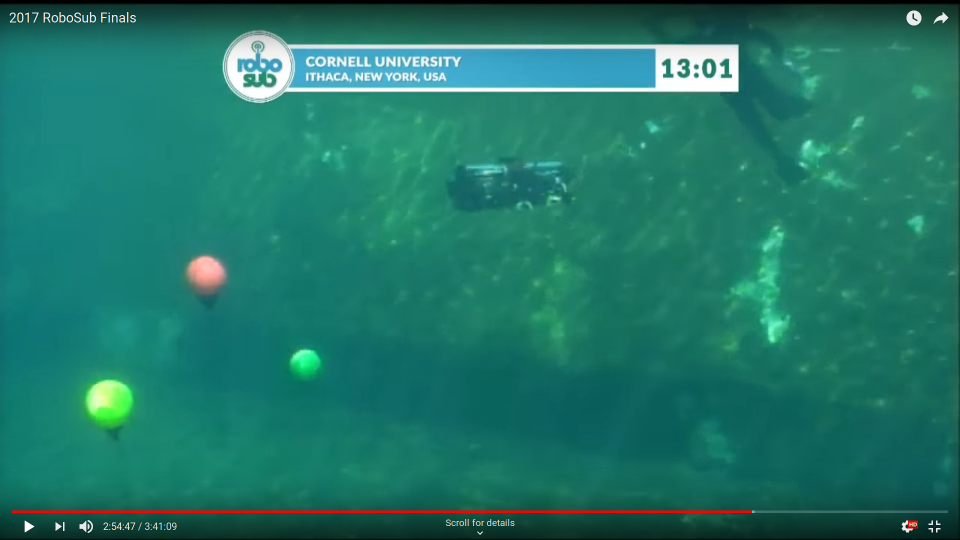
#> input picture development-OpenCV/buoy-detection/working/005.png, 1920 x 1080 px, found by its file name (shown at 1/2 size)
$ python 2-detection.py   (Python 2 division)   (older library calls are emulated)
#> lines starting #> are read from the running program, lines starting #| are printed output that depends on the picture; after the words box and inside, x2 and y2 are one past the last pixel; in counts of white or black regions, pixels touching at a corner belong together
import numpy as np
import cv2
from matplotlib import pyplot as plt

# images for testing:
# from comp's video: '001.png', '002.png', '003.png', 004.png', '005.png'
# external buoy's: '010.jpg', ...
img_text = '005.png'
img = cv2.imread(img_text, 0)
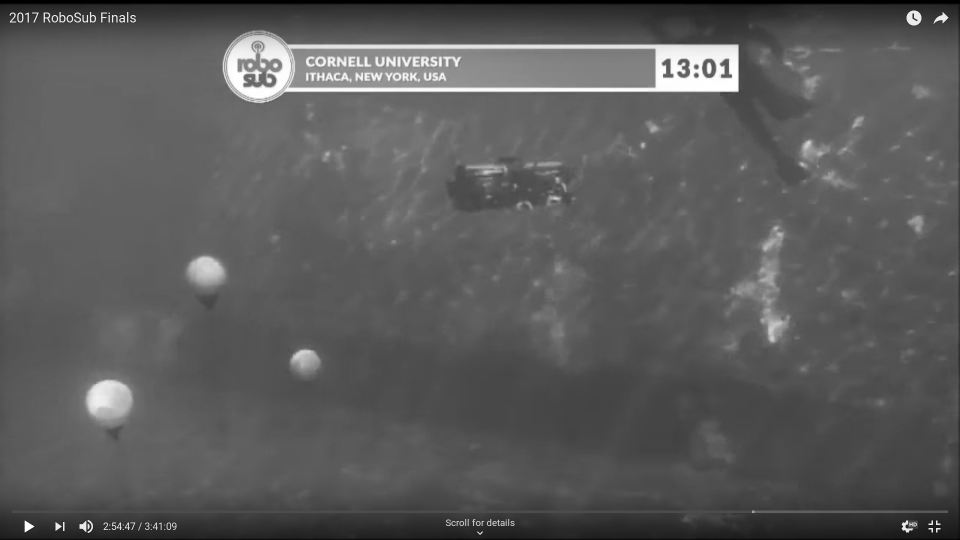
#> img: shape (1080, 1920) (shown at 1/2 size); min 0, max 255, mean 90.9
img_color = cv2.imread(img_text)
#> img_color is the input picture: shape (1080, 1920, 3); mean B, G, R 104.5, 119, 32.2
img_allcontours = cv2.imread(img_text)

# import sobel function to convert image (derivative WRT y)
# ksize value influences noise levels
sobel_y = cv2.Sobel(img, cv2.CV_8U, 0, 1, ksize = 5)
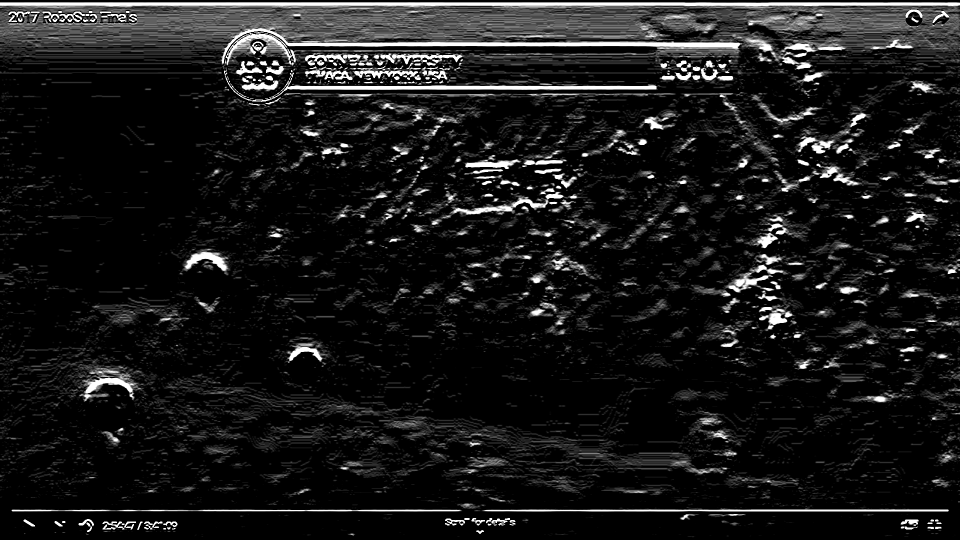
#> sobel_y: shape (1080, 1920) (shown at 1/2 size); min 0, max 255, mean 24.9

# functions to heighten contour detection, changed number of iterations
thresh_y = cv2.threshold(sobel_y, 200, 255, cv2.THRESH_BINARY)[1]
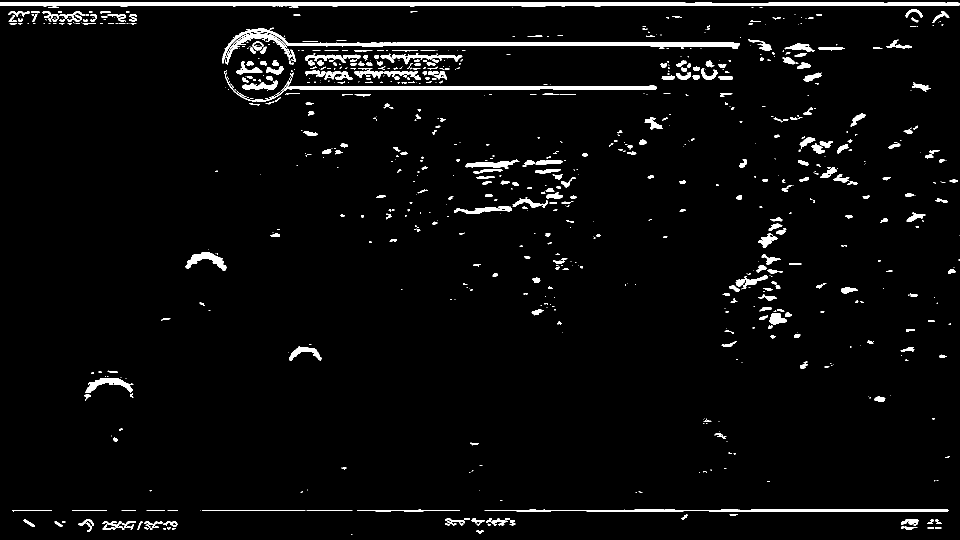
#> thresh_y: shape (1080, 1920) (shown at 1/2 size); 3.5% white; 827 white regions (457 under 20 px), largest, box (x1, y1, x2, y2) and area: (0, 5, 1920, 14) 11664, (444, 55, 1480, 127) 7458, (448, 140, 1313, 204) 5548
thresh_y = cv2.erode(thresh_y, None, iterations = 1)
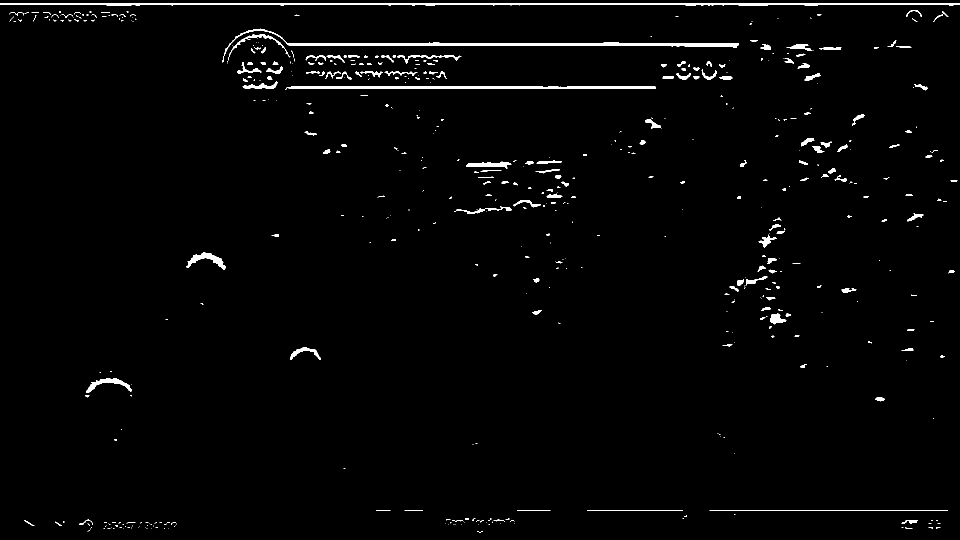
#> thresh_y: shape (1080, 1920) (shown at 1/2 size); 1.8% white; 517 white regions (335 under 20 px), largest, box (x1, y1, x2, y2) and area: (0, 6, 1920, 11) 7761, (445, 57, 1478, 125) 5109, (570, 172, 1312, 180) 3609
thresh_y = cv2.dilate(thresh_y, None, iterations = 1)
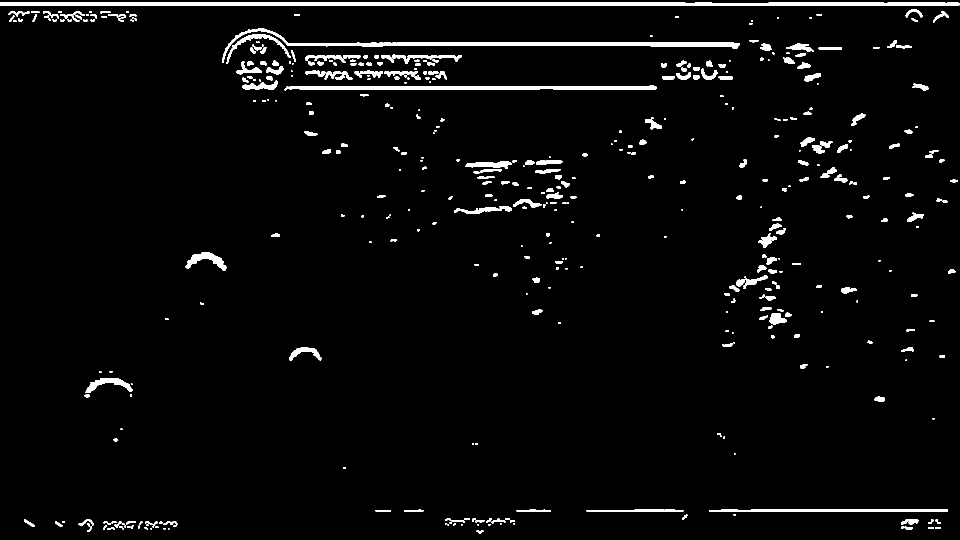
#> thresh_y: shape (1080, 1920) (shown at 1/2 size); 3.1% white; 435 white regions (119 under 20 px)

######### Finding which contours are buoys #########
contours = cv2.findContours(thresh_y.copy(), cv2.RETR_EXTERNAL, cv2.CHAIN_APPROX_SIMPLE)
#> contours = 435 contours, 169 with area under 20; largest, box (x1, y1, x2, y2) and area: (0, 5, 1920, 12) 9723, (444, 56, 1479, 126) 6346, (569, 171, 1313, 181) 4381, (1418, 1019, 1896, 1023) 1382, (371, 504, 453, 541) 1089
contours = contours[1];
#> contours = 435 rows, first 6: [1, -1, -1, -1], [2, 0, -1, -1], [3, 1, -1, -1], [4, 2, -1, -1], [5, 3, -1, -1], [6, 4, -1, -1]

ratioMax = 0.5
ratioMin = 0.2

buoys = []
count = 0
for contour in contours:
#> (the run stopped early here; a loop or call above may not have finished)

$ run again, with development-OpenCV/buoy-detection/working/001.png copied over development-OpenCV/buoy-detection/working/005.png
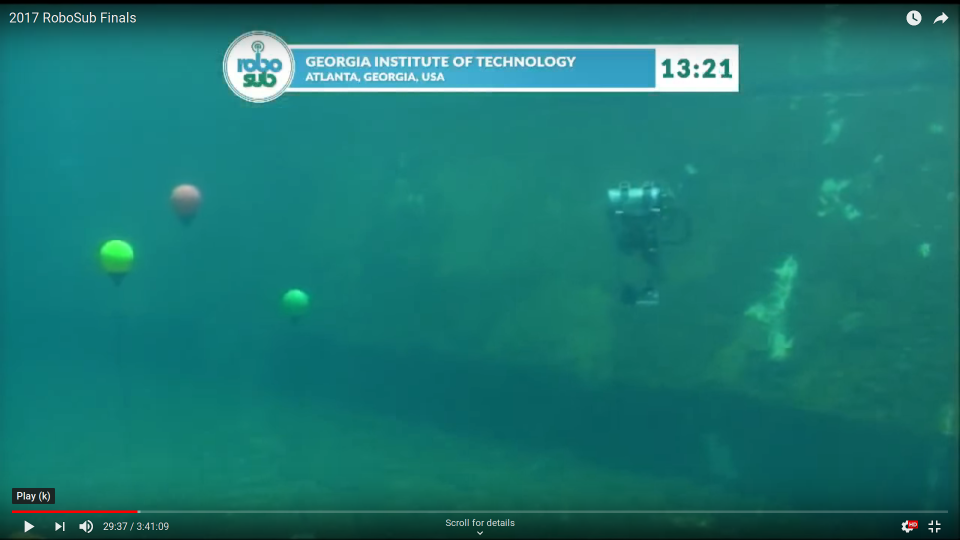
#> input picture development-OpenCV/buoy-detection/working/001.png, 1920 x 1080 px, found by its file name (shown at 1/2 size)
#> `img = cv2.imread(img_text, 0)`:
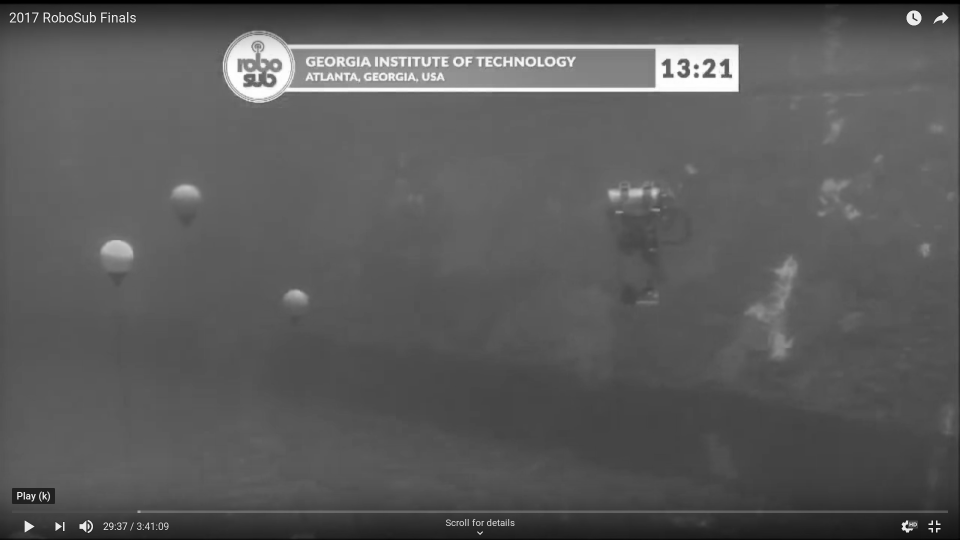
#> img: shape (1080, 1920) (shown at 1/2 size); min 0, max 255, mean 90
#> img_color is the input picture: shape (1080, 1920, 3); mean B, G, R 113.2, 118.2, 27.3
#> `thresh_y = cv2.dilate(thresh_y, None, iterations = 1)`:
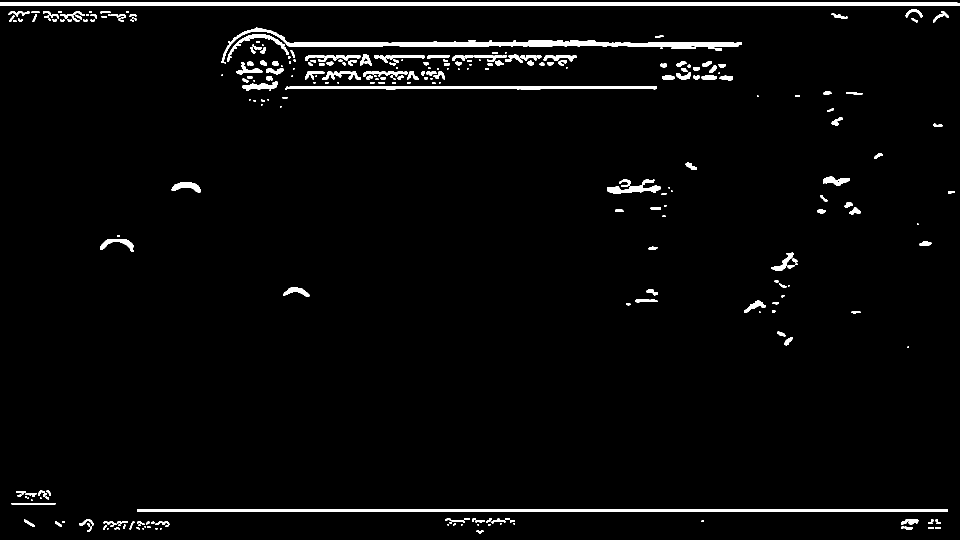
#> thresh_y: shape (1080, 1920) (shown at 1/2 size); 2.7% white; 286 white regions (76 under 20 px)
#> `contours = cv2.findContours(thresh_y.copy(), cv2.RETR_EXTERNAL, cv2.CH..`: contours = 286 contours, 110 with area under 20; largest, box (x1, y1, x2, y2) and area: (0, 5, 1920, 12) 9874, (442, 55, 1484, 126) 7028, (274, 1019, 1896, 1023) 4863, (570, 172, 1314, 180) 3632, (1214, 359, 1321, 387) 1051
#> `contours = contours[1];`: contours = 286 rows, first 6: [1, -1, -1, -1], [2, 0, -1, -1], [3, 1, -1, -1], [4, 2, -1, -1], [5, 3, -1, -1], [6, 4, -1, -1]

$ run again, with development-OpenCV/buoy-detection/working/002.png copied over development-OpenCV/buoy-detection/working/005.png
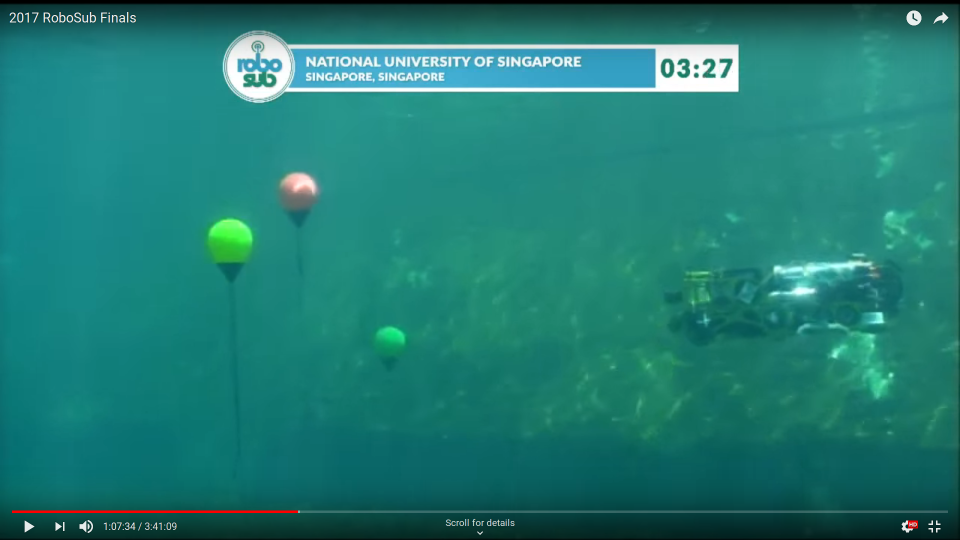
#> input picture development-OpenCV/buoy-detection/working/002.png, 1920 x 1080 px, found by its file name (shown at 1/2 size)
#> `img = cv2.imread(img_text, 0)`:
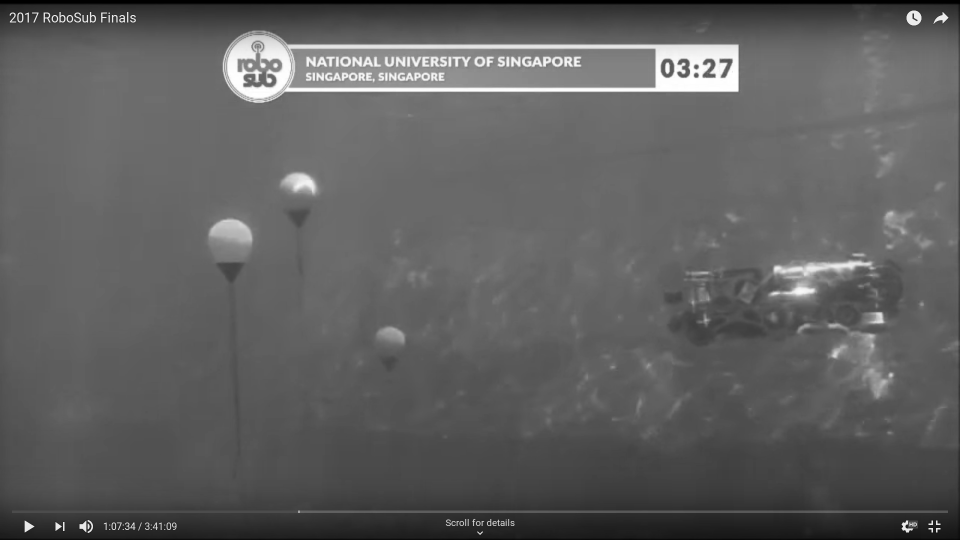
#> img: shape (1080, 1920) (shown at 1/2 size); min 0, max 255, mean 95.2
#> img_color is the input picture: shape (1080, 1920, 3); mean B, G, R 116.1, 124.2, 32.1
#> `thresh_y = cv2.dilate(thresh_y, None, iterations = 1)`:
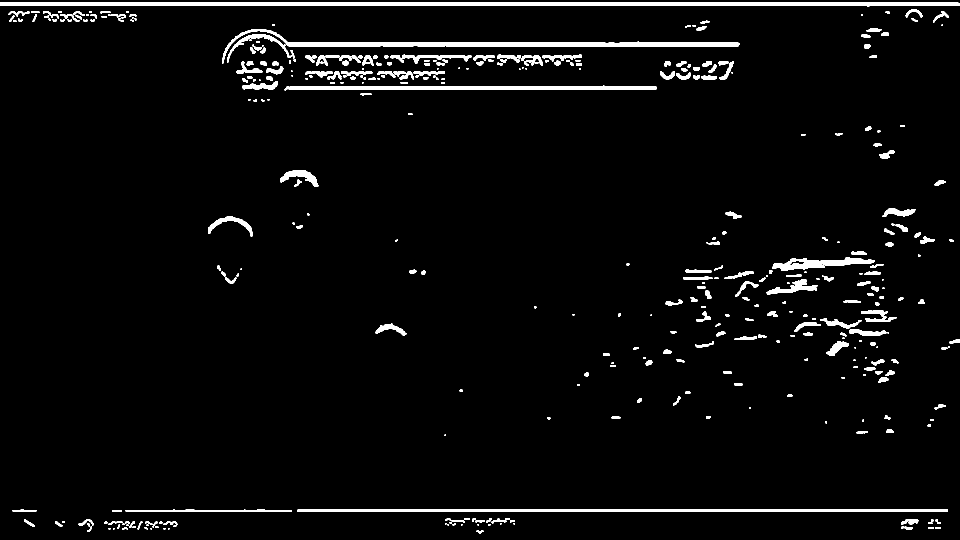
#> thresh_y: shape (1080, 1920) (shown at 1/2 size); 3.4% white; 386 white regions (78 under 20 px)
#> `contours = cv2.findContours(thresh_y.copy(), cv2.RETR_EXTERNAL, cv2.CH..`: contours = 386 contours, 139 with area under 20; largest, box (x1, y1, x2, y2) and area: (0, 5, 1920, 13) 10240, (444, 58, 1479, 127) 7204, (569, 171, 1313, 181) 4380, (594, 1019, 1896, 1023) 3902, (1545, 515, 1750, 542) 2514
#> `contours = contours[1];`: contours = 386 rows, first 6: [1, -1, -1, -1], [2, 0, -1, -1], [3, 1, -1, -1], [4, 2, -1, -1], [5, 3, -1, -1], [6, 4, -1, -1]

$ run again, with development-OpenCV/buoy-detection/working/003.png copied over development-OpenCV/buoy-detection/working/005.png
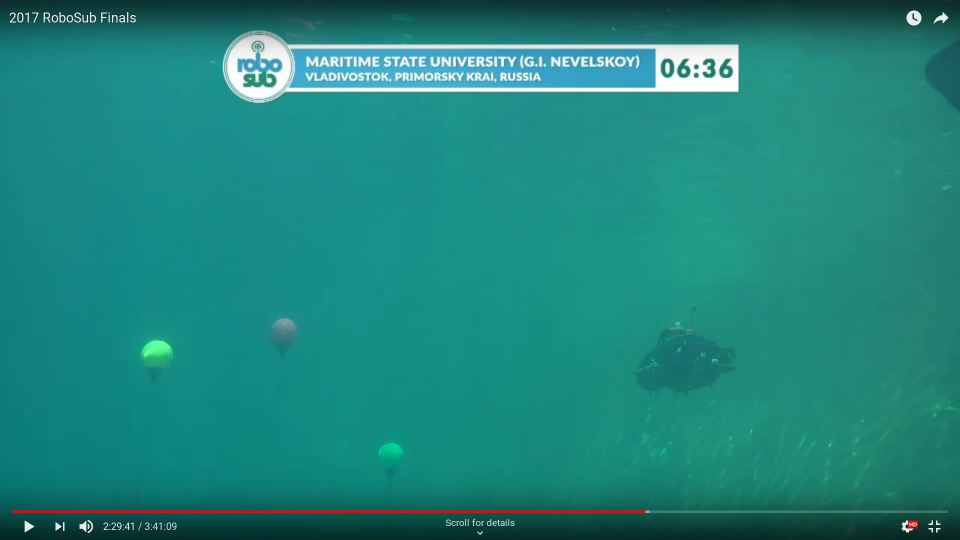
#> input picture development-OpenCV/buoy-detection/working/003.png, 1920 x 1080 px, found by its file name (shown at 1/2 size)
#> `img = cv2.imread(img_text, 0)`:
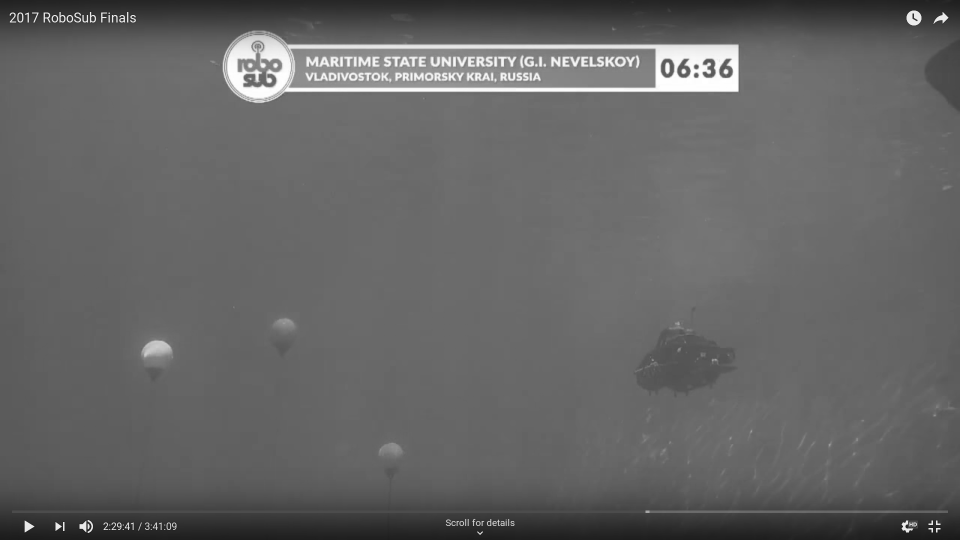
#> img: shape (1080, 1920) (shown at 1/2 size); min 25, max 255, mean 101
#> img_color is the input picture: shape (1080, 1920, 3); mean B, G, R 124.6, 132.8, 31.5
#> `thresh_y = cv2.dilate(thresh_y, None, iterations = 1)`:
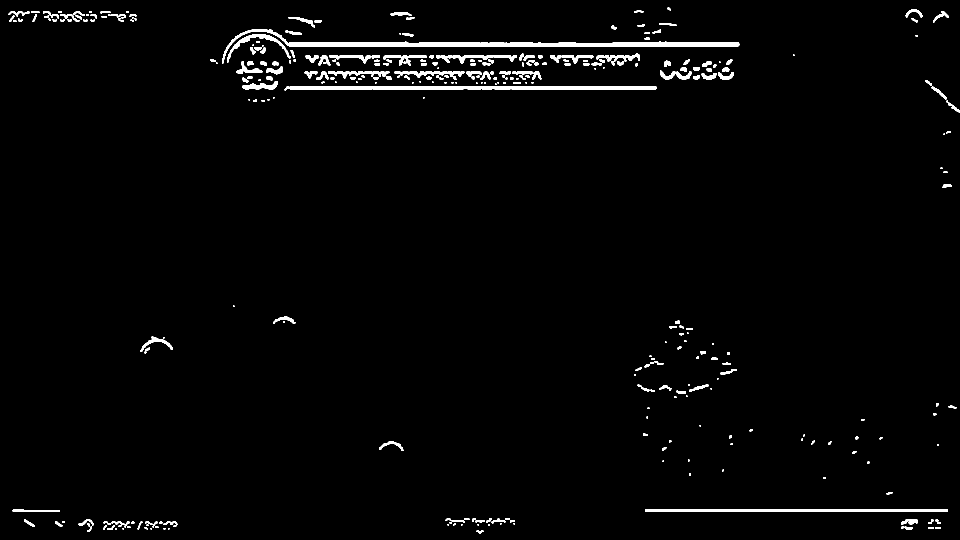
#> thresh_y: shape (1080, 1920) (shown at 1/2 size); 2% white; 329 white regions (85 under 20 px)
#> `contours = cv2.findContours(thresh_y.copy(), cv2.RETR_EXTERNAL, cv2.CH..`: contours = 329 contours, 131 with area under 20; largest, box (x1, y1, x2, y2) and area: (444, 58, 1479, 127) 7047, (569, 172, 1313, 181) 4234, (1290, 1019, 1896, 1023) 1815, (454, 68, 582, 125) 872, (789, 142, 929, 160) 765
#> `contours = contours[1];`: contours = 329 rows, first 6: [1, -1, -1, -1], [2, 0, -1, -1], [3, 1, -1, -1], [4, 2, -1, -1], [5, 3, -1, -1], [6, 4, -1, -1]
